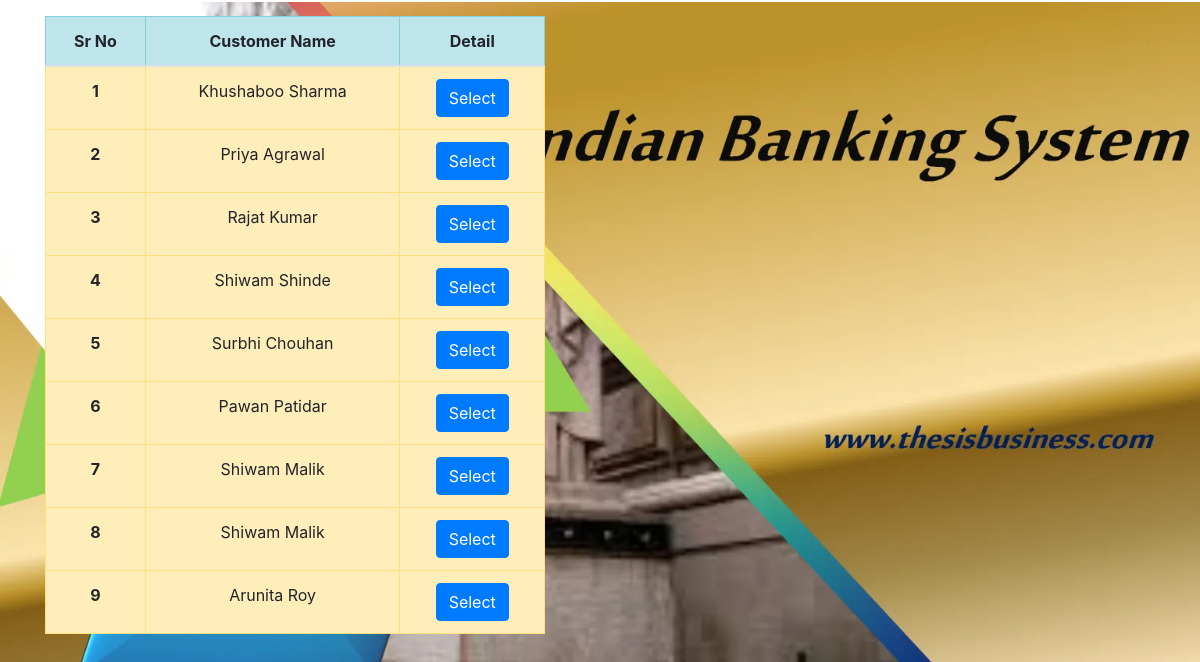
Screenshot of /1/all_customers with the database file from the repository.
### bankingSystem/models.py (models this page shows, shortened)
class Customer(models.Model):
    name = models.CharField(max_length= 50)
    email = models.EmailField(max_length=150)
    current_balance = models.FloatField()

### bankingSystem/views.py (the view)
# urls.py: path('<int:from_id>/all_customers',views.transfer),
def transfer(request,from_id):
    print(from_id)
    from_customer = Customer.objects.filter(id = from_id)
    customers = Customer.objects.exclude(id = from_id)
    return render(request, 'all_customers.htm', {'customers' :customers,'button':'Select'})

### template/all_customers.htm (shortened to what this page needs)
{%  extends 'home.htm' %}
{% load static%}
{% block body %}
<div class="container align-middle my-3" >
  <table id="customer_table" class="table table-bordered border-dark">
    <thead>
      <tr class="table-info text-center">
        <th scope="col">Sr No</th>
        <th scope="col">Customer Name</th>
        <th scope="col">Detail</th>
      </tr>
    </thead>
    <tbody>
        {% for customer in customers %}
      <tr class= "table-warning text-center">
        <th  scope="row">{{ forloop.counter}}</th>
        <td>{{customer.name}}</td>
        <td><a href="customer/{{customer.id}}"><button  class="btn btn-primary ">{{button}}</button></a>
      </tr>
      {% endfor %}
    </tbody>
  </table>
</div>
{% endblock %}

### template/all_customers.htm (style rules this page uses)
#customer_table { width: 500px; }

### rows the page displays
Customer: name "Khushaboo Sharma", button "Select"
Customer: name "Priya Agrawal", button "Select"
Customer: name "Rajat Kumar", button "Select"
Customer: name "Shiwam Shinde", button "Select"
Customer: name "Surbhi Chouhan", button "Select"
Customer: name "Pawan Patidar", button "Select"
Customer: name "Shiwam Malik", button "Select"
Customer: name "Shiwam Malik", button "Select"
Customer: name "Arunita Roy", button "Select"
